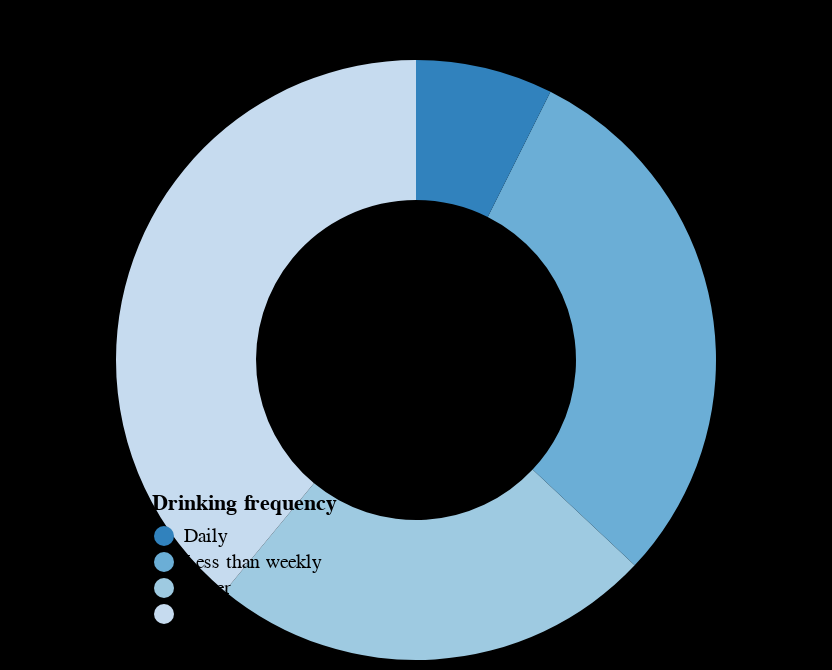

Here is the Vega-Lite specification saved for this chart:
### Vega-Lite specification from a JSON file in a GitHub repository (floating-point values rounded to 4 significant figures)
{"$schema": "https://vega.github.io/schema/vega-lite/v5.json", "title": {"text": "Alcohol drinking frequency in adults in 2019", "fontSize": 21}, "width": "container", "height": 300, "data": {"values": [{"Drinking frequency": "Never", "People": 3050, "Percent": "24%"}, {"Drinking frequency": "Less than weekly", "People": 3762, "Percent": "29.6%"}, {"Drinking frequency": "Weekly", "People": 4956, "Percent": "39%"}, {"Drinking frequency": "Daily", "People": 940, "Percent": "7.4%"}]}, "mark": {"type": "arc", "innerRadius": 80}, "encoding": {"theta": {"field": "People", "type": "quantitative"}, "color": {"field": "Drinking frequency", "type": "nominal", "scale": {"scheme": "category20c"}, "legend": {"orient": "bottom-left"}}, "tooltip": [{"field": "Drinking frequency", "type": "nominal"}, {"field": "People", "type": "quantitative", "format": ","}, {"field": "Percent", "type": "nominal"}]}, "config": {"background": "eef7f7", "view": {"stroke": "transparent"}}}
